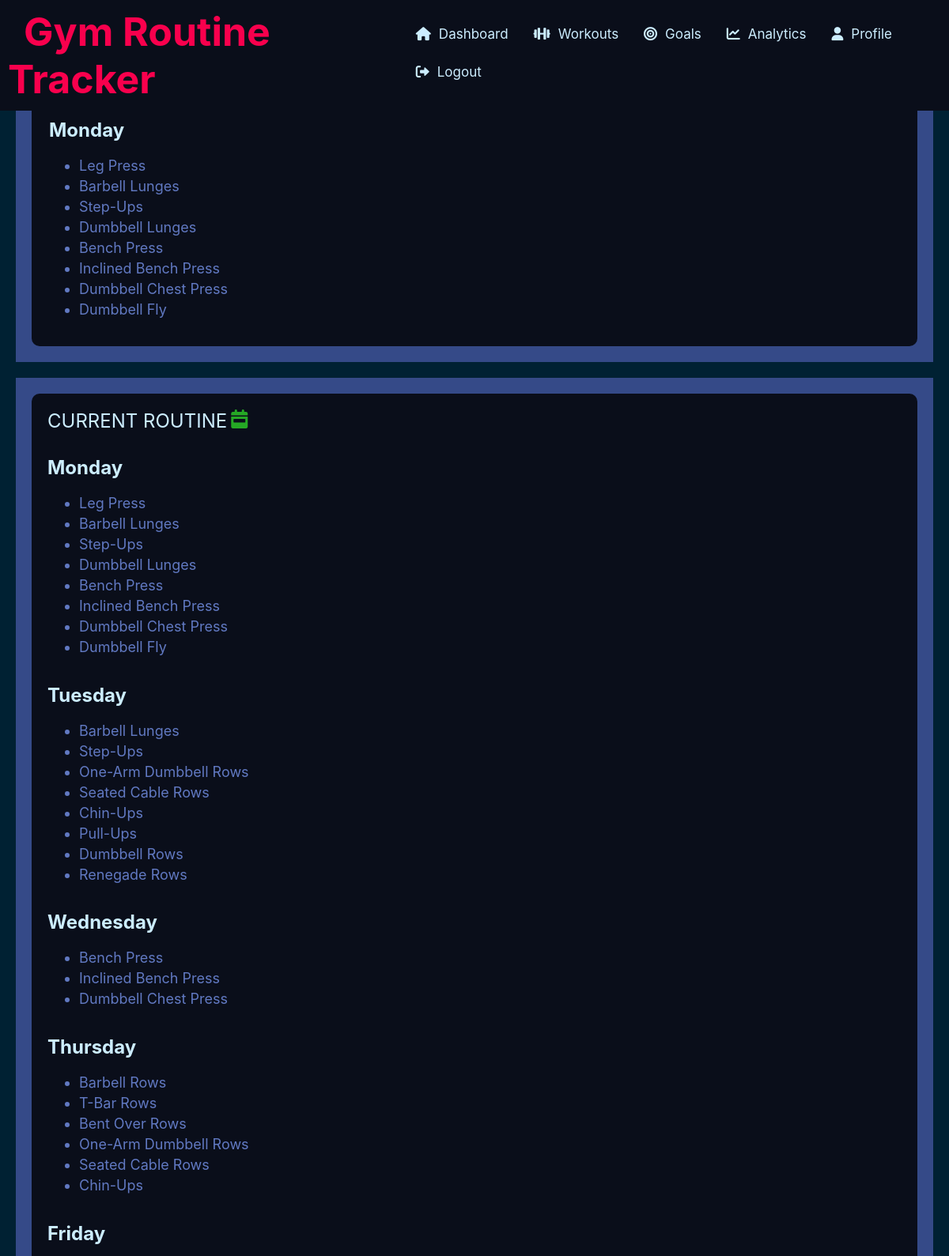
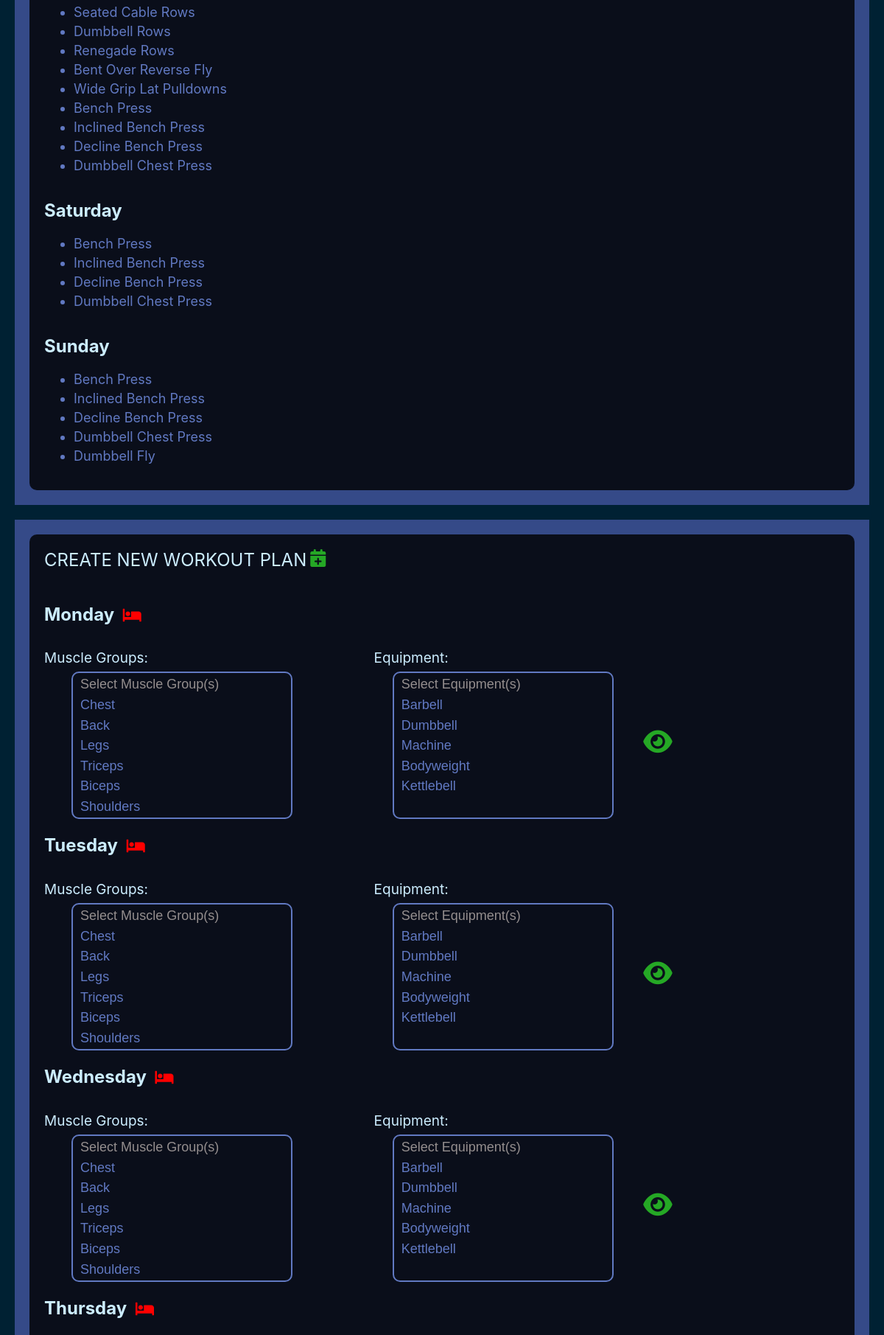
Screenshot of /workouts.php (signed in, upper part) with the database file from the repository (2 pictures, top to bottom).
### tables this page shows
CREATE TABLE `days` (
  `d_id` int(11) NOT NULL,
  `day` text NOT NULL,
  `d_full` text NOT NULL
);

CREATE TABLE `workouts` (
  `w_id` int(11) NOT NULL,
  `uid` int(11) NOT NULL,
  `ex_id` int(11) NOT NULL,
  `day` int(11) NOT NULL,
  `date` date NOT NULL,
  `Used` int(11) NOT NULL
);

CREATE TABLE `exercises` (
  `ex_id` int(11) NOT NULL,
  `mg_id` int(11) DEFAULT NULL,
  `eq_id` int(11) DEFAULT NULL,
  `ex_name` varchar(255) DEFAULT NULL
);

### workouts.php (the view, shortened to what this page needs)
<?php
$servername = "localhost";
$username = "root";
$password = "";
$dbname = "mygymroutine";
$conn = new mysqli($servername, $username, $password, $dbname);
$muscleGroups = [];
$equipment = [];
if ($conn) {
    $muscleQuery = mysqli_query($conn, "SELECT mg_id, mg_name FROM muscleGroup");
    while ($row = mysqli_fetch_assoc($muscleQuery)) {
        $muscleGroups[] = $row;
    }
    $equipmentQuery = mysqli_query($conn, "SELECT eq_id, eq_name FROM equipment");
    while ($row = mysqli_fetch_assoc($equipmentQuery)) {
        $equipment[] = $row;
    }
} else {
    die("Connection failed: " . mysqli_connect_error());
}
$daysOfWeek = ['Monday', 'Tuesday', 'Wednesday', 'Thursday', 'Friday', 'Saturday', 'Sunday'];
?>
<html>
<head>
    <link rel="stylesheet" href="workouts.css">
</head>
<body>
    <div id="navigation">
        <?php include 'navmain.php'; ?>
    </div>
    <div class="main-container-workout">
        <div class="container-first">
            <div class="section top">
                <div class="workout-heading">TODAY'S WORKOUT
                    <div class="icon">
                    </div>
                </div>
                <ul class="todays-workout">
                    <?php include 'DashWorkout.php'; ?>
                </ul>
            </div>
        </div>
        <div class="container-second">
            <div class="section top">
                <div class="workout-heading">CURRENT ROUTINE
                    <div class="icon">
                        <i class="fa-solid fa-calendar-week" style="color: #25a825;"></i>
                    </div>
                </div>
                <?php
                foreach ($daysOfWeek as $day) :
                ?>
                    <div class="day-routine">
                        <h2><?php echo $day; ?></h2>
                        <?php
                        $dayquery = "SELECT * FROM days WHERE d_full='$day'";
                        $result = $conn->query($dayquery);
                        $day_fetch = $result->fetch_assoc();
                        $day_id = $day_fetch['d_id'];
                        echo "<ul>";
                        $sql_exercise = "SELECT * FROM workouts WHERE UID = '$SID' AND day='$day_id'";
                        $result_exercises = $conn->query($sql_exercise);
                        if ($result_exercises->num_rows > 0) {
                            while ($row_exercise = $result_exercises->fetch_assoc()) {
                                $ex_id = $row_exercise["ex_id"];
                                $sql_ex_details = "SELECT ex_name FROM exercises WHERE ex_id='$ex_id'";
                                $ex_name_result = $conn->query($sql_ex_details);
                                $result_ex_name = $ex_name_result->fetch_assoc();
                                echo '<li>' . $result_ex_name["ex_name"] . '</li>';
                            }
                        } else
                            echo "<li>Rest day</li>";
                        echo "</ul>";
                        ?>
                    </div>
                <?php endforeach; ?>
            </div>
        </div>
        <div class="container-third">
            <div class="section top">
                <div class="workout-heading">CREATE NEW WORKOUT PLAN
                    <div class="icon">
                        <i class="fa-solid fa-calendar-plus" style="color: #25a825;"></i>
                    </div>
                </div>
                <?php
                foreach ($daysOfWeek as $day) :
                ?>
                    <div class="day">
                        <form method="POST">
                            <h2><?php echo $day; ?>
                                <button type="submit" name="rest-toggle<?php echo $day; ?>" value="<?php echo $day; ?>" class="workout-buttons">
                                    <i class="fa-solid fa-bed" style="color: #ff0000;"></i>
                                </button>
                            </h2>
                            <?php
                            if ($_SESSION['rest-toggle' . $day] == 'on') :
                            ?>
                                <div class="mg-box">
                                    <div class='mg-label-heading'>
                                        <label for="muscleGroup_<?php echo $day; ?>">Muscle Groups:</label>
                                    </div>
                                    <div class="select-options">
                                        <select name="muscleGroup_<?php echo $day; ?>[]" id="muscleGroup_<?php echo $day; ?>" multiple>
                                            <option value="" disabled><span>Select Muscle Group(s)</span></option>
                                            <?php foreach ($muscleGroups as $group) : ?>
                                                <option value="<?php echo $group['mg_id']; ?>"><?php echo $group['mg_name']; ?></option>
                                            <?php endforeach; ?>
                                        </select>
                                    </div>
                                </div>
                                <div class="eq-box">
                                    <div class='eq-label-heading'>
                                        <label for="equipment_<?php echo $day; ?>">Equipment:</label>
                                    </div>
                                    <div class="select-options">
                                        <select name="equipment_<?php echo $day; ?>[]" id="equipment_<?php echo $day; ?>" multiple>
                                            <option value="" disabled><span>Select Equipment(s)</span></option>
                                            <?php foreach ($equipment as $equip) : ?>
                                                <option value="<?php echo $equip['eq_id']; ?>"><?php echo $equip['eq_name']; ?></option>
                                            <?php endforeach; ?>
                                        </select>
                                    </div>
                                </div>
                                <button class="exercise-show" type="submit" value="Show Exercises" name="Show-exercise<?php echo $day; ?>">
                                    <i class="fa-solid fa-eye" style="color: #25a825;font-size:35px;"></i>
                                </button>
                        </form>
                    <?php else : ?>
                        <span>Today is rest day</span>
                    <?php endif; ?>
                    </div>
                <?php endforeach; ?>
                <br>
            </div>
        </div>
    </div>
</body>
</html>

### DashWorkout.php
<?php
$currentDay = date("D");
$sql_day = "SELECT d_id,d_full FROM days WHERE day='$currentDay'";
$result_day = $conn->query($sql_day);
$row_day = $result_day->fetch_assoc();
$d_id = $row_day["d_id"];
$d_full = $row_day['d_full'];
$sql_exercise = "SELECT * FROM workouts WHERE UID = '$SID' AND day='$d_id'";
$result_exercises = $conn->query($sql_exercise);
if ($result_exercises->num_rows > 0) {
    echo"<div class='day-today'>";
    echo"<h2>".$d_full."</h2>";
    while ($row_exercise = $result_exercises->fetch_assoc()) {
        $ex_id = $row_exercise["ex_id"];
        $sql_ex_details = "SELECT ex_name FROM exercises WHERE ex_id='$ex_id'";
        $ex_name_result = $conn->query($sql_ex_details);
        $result_ex_name = $ex_name_result->fetch_assoc();
        echo '<li>' . $result_ex_name["ex_name"] . '</li>';
    }
    echo"</div>";
} else {?>
    <li style='list-style-type: none;'>You have no exercises today</li>
    <li style='list-style-type: none;'><a href='analytics.php'style="text-decoration:none;" >View analytics</a></li>
<?php
}
?>

### workouts.css (style rules this page uses)
.main-container-workout { position: relative; top: 65px; padding-bottom: 2px; }
.container-first, .container-second, .container-third, .container-fourth { margin-left: 20px; margin-right: 20px; display: flex; justify-content: center; align-items: center; background-color: var(--accent); padding: 10px; flex-wrap: wrap; margin-bottom: 20px; }
.section { background-color: var(--secondary); padding: 20px; margin: 10px; box-sizing: border-box; flex: 1; position: relative; }
.day-today h2 { position: relative; margin-top: -10px; right: 38px; }
.select-options select, .select-options-ex select { position: relative; top: 30px; right: 13vh; width: 300px; background: transparent; color: var(--primary); font-size: 18px; border-radius: 10px; border: 2px solid var(--primary); height: 200px; }
.select-options option, .select-options-ex option { margin-left: 8px; margin-top: 5px; }
.select-options option:first-child, .select-options-ex option:first-child { color: #948e8e; }
.top { flex-basis: calc(50% - 30px); display: flex; flex-direction: column; border-radius: 10px; }
.workout-heading { font-size: 24px; margin-bottom: 10px; display: flex; position: relative; }
.day { margin-top: 15px; display: block; }
.mg-box, .eq-box, .ex-box { margin-right: 30px; display: inline-flex; }
.eq-label-heading, .ex-label-heading, .mg-label-heading { font-size: 19px; display: block; }
.eq-label-heading { position: relative; right: 3.5vh; }
.exercise-show, .exercise-select { position: relative; top: 120px; right: 13vh; }
.workout-buttons, .exercise-select, .exercise-show { background: transparent; border: transparent; font-size: 20px; }
.todays-workout li, .day-routine li { font-size: 18px; margin-top: 5px; color: var(--primary); }

### nav.css (style rules this page uses)
:root { --text: #ccedff; --background: #002133; --primary: #6179c2; --secondary: #0a0e1a; --accent: #354a88; --selected:#051131; --font-family: -apple-system, BlinkMacSystemFont, "Segoe UI", Roboto, "Helvetica Neue", Arial, sans-serif; --accent-text: #f9004d; --teritiary: #8d7fa1; --button-color: #25a825; }

### dashboard.css (style rules this page uses)
body { margin: 0; padding: 0; font-family: var(--font-family); background-color: var(--background); color: var(--text); }
.container-first-goals, .container-first-add, .container-first, .container-second, .container-third { margin-left: 20px; margin-right: 20px; display: flex; justify-content: center; align-items: center; background-color: var(--accent); padding: 10px; flex-wrap: wrap; }
.container-second { margin-top: 20px; }
.container-third { margin-top: 20px; }
.section { background-color: var(--secondary); padding: 20px; margin: 10px; box-sizing: border-box; flex: 1; position: relative; }
.topmost, .top, .bottom { flex-basis: calc(50% - 30px); display: flex; flex-direction: column; border-radius: 10px; }
.icon { margin-left: 5px; }
.day-today h2 { position: relative; margin-top: -10px; right: 38px; }
.day-today li { font-size: 18px; margin-top: 5px; color: var(--primary); }

### rows the page displays
days: d_full "Monday"
workouts: ex.ex_name "Leg Press"
workouts: ex.ex_name "Barbell Lunges"
workouts: ex.ex_name "Step-Ups"
workouts: ex.ex_name "Dumbbell Lunges"
workouts: ex.ex_name "Bench Press"
workouts: ex.ex_name "Inclined Bench Press"
workouts: ex.ex_name "Dumbbell Chest Press"
workouts: ex.ex_name "Dumbbell Fly"
workouts: ex.ex_name "Barbell Lunges"
workouts: ex.ex_name "Step-Ups"
workouts: ex.ex_name "One-Arm Dumbbell Rows"
workouts: ex.ex_name "Seated Cable Rows"
workouts: ex.ex_name "Chin-Ups"
workouts: ex.ex_name "Pull-Ups"
workouts: ex.ex_name "Dumbbell Rows"
workouts: ex.ex_name "Renegade Rows"
workouts: ex.ex_name "Bench Press"
workouts: ex.ex_name "Inclined Bench Press"
workouts: ex.ex_name "Dumbbell Chest Press"
workouts: ex.ex_name "Barbell Rows"
workouts: ex.ex_name "T-Bar Rows"
workouts: ex.ex_name "Bent Over Rows"
workouts: ex.ex_name "One-Arm Dumbbell Rows"
workouts: ex.ex_name "Seated Cable Rows"
workouts: ex.ex_name "Chin-Ups"
workouts: ex.ex_name "Seated Cable Rows"
workouts: ex.ex_name "Dumbbell Rows"
workouts: ex.ex_name "Renegade Rows"
workouts: ex.ex_name "Bent Over Reverse Fly"
workouts: ex.ex_name "Wide Grip Lat Pulldowns"
workouts: ex.ex_name "Bench Press"
workouts: ex.ex_name "Inclined Bench Press"
workouts: ex.ex_name "Decline Bench Press"
workouts: ex.ex_name "Dumbbell Chest Press"
workouts: ex.ex_name "Bench Press"
workouts: ex.ex_name "Inclined Bench Press"
workouts: ex.ex_name "Decline Bench Press"
workouts: ex.ex_name "Dumbbell Chest Press"
workouts: ex.ex_name "Bench Press"
workouts: ex.ex_name "Inclined Bench Press"
workouts: ex.ex_name "Decline Bench Press"
workouts: ex.ex_name "Dumbbell Chest Press"
workouts: ex.ex_name "Dumbbell Fly"

### other values shown
$day "Monday"
$day "Tuesday"
$day "Wednesday"
$day "Thursday"
$day "Friday"
$day "Saturday"
$day "Sunday"
